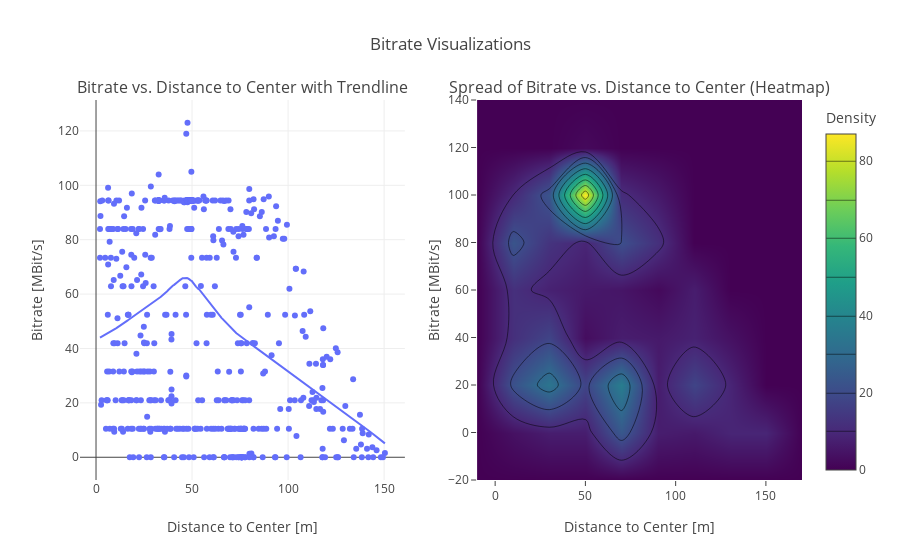

The code cell stored with this chart in its notebook:
### Code cell
# plottling
scatter_fig = px.scatter(
    combined_df_filtered,
    x='DISTANCE_CENTER',
    y='Bitrate',
    title='Bitrate vs. Distance to Center with Trendline (Outliers Removed)',
    labels={'DISTANCE_CENTER': 'Distance to Center [m]', 'Bitrate': 'Bitrate [MBit/s]'},
    trendline='lowess',
)

histogram_fig = go.Figure(go.Histogram2dContour(
    x=combined_df_filtered['DISTANCE_CENTER'],
    y=combined_df_filtered['Bitrate'],
    colorscale='Viridis',
    colorbar=dict(title='Density'),
    contours=dict(coloring='heatmap'),
))

# Create subplots
fig = make_subplots(rows=1, cols=2, subplot_titles=('Bitrate vs. Distance to Center with Trendline', 'Spread of Bitrate vs. Distance to Center (Heatmap)'))

for trace in scatter_fig['data']:
    fig.add_trace(trace, row=1, col=1)

for trace in histogram_fig['data']:
     fig.add_trace(trace, row=1, col=2)


fig.update_layout(
    title_text='Bitrate Visualizations',
    template='none'
)

fig.update_xaxes(title_text='Distance to Center [m]', row=1, col=1)
fig.update_yaxes(title_text='Bitrate [MBit/s]', row=1, col=1)
fig.update_xaxes(title_text='Distance to Center [m]', row=1, col=2)
fig.update_yaxes(title_text='Bitrate [MBit/s]', row=1, col=2)

fig.show()

### Figure 1 — Plotly figure (JSON) as saved in the notebook; plotly's stock layout.template omitted (floating-point values rounded to 4 significant figures; data arrays with more than 128 entries replaced by an {"elided": "..."} marker saying what was removed)
{"data": [{"hovertemplate": "Distance to Center [m]=%{x}<br>Bitrate [MBit/s]=%{y}<extra></extra>", "legendgroup": "", "marker": {"color": "#636efa", "symbol": "circle"}, "mode": "markers", "name": "", "orientation": "v", "showlegend": false, "type": "scatter", "x": {"elided": "533 float values"}, "xaxis": "x", "y": {"elided": "533 float values"}, "yaxis": "y"}, {"hovertemplate": "<b>LOWESS trendline</b><br><br>Distance to Center [m]=%{x}<br>Bitrate [MBit/s]=%{y} <b>(trend)</b><extra></extra>", "legendgroup": "", "marker": {"color": "#636efa", "symbol": "circle"}, "mode": "lines", "name": "", "showlegend": false, "type": "scatter", "x": {"elided": "533 float values"}, "xaxis": "x", "y": {"elided": "533 float values"}, "yaxis": "y"}, {"colorbar": {"title": {"text": "Density"}}, "colorscale": [[0, "#440154"], [0.1111, "#482878"], [0.2222, "#3e4989"], [0.3333, "#31688e"], [0.4444, "#26828e"], [0.5556, "#1f9e89"], [0.6667, "#35b779"], [0.7778, "#6ece58"], [0.8889, "#b5de2b"], [1, "#fde725"]], "contours": {"coloring": "heatmap"}, "type": "histogram2dcontour", "x": {"elided": "533 float values"}, "xaxis": "x2", "y": {"elided": "533 float values"}, "yaxis": "y2"}], "layout": {"annotations": [{"font": {"size": 16}, "showarrow": false, "text": "Bitrate vs. Distance to Center with Trendline", "x": 0.225, "xanchor": "center", "xref": "paper", "y": 1, "yanchor": "bottom", "yref": "paper"}, {"font": {"size": 16}, "showarrow": false, "text": "Spread of Bitrate vs. Distance to Center (Heatmap)", "x": 0.775, "xanchor": "center", "xref": "paper", "y": 1, "yanchor": "bottom", "yref": "paper"}], "title": {"text": "Bitrate Visualizations"}, "xaxis": {"anchor": "y", "domain": [0, 0.45], "title": {"text": "Distance to Center [m]"}}, "xaxis2": {"anchor": "y2", "domain": [0.55, 1], "title": {"text": "Distance to Center [m]"}}, "yaxis": {"anchor": "x", "domain": [0, 1], "title": {"text": "Bitrate [MBit/s]"}}, "yaxis2": {"anchor": "x2", "domain": [0, 1], "title": {"text": "Bitrate [MBit/s]"}}}}
